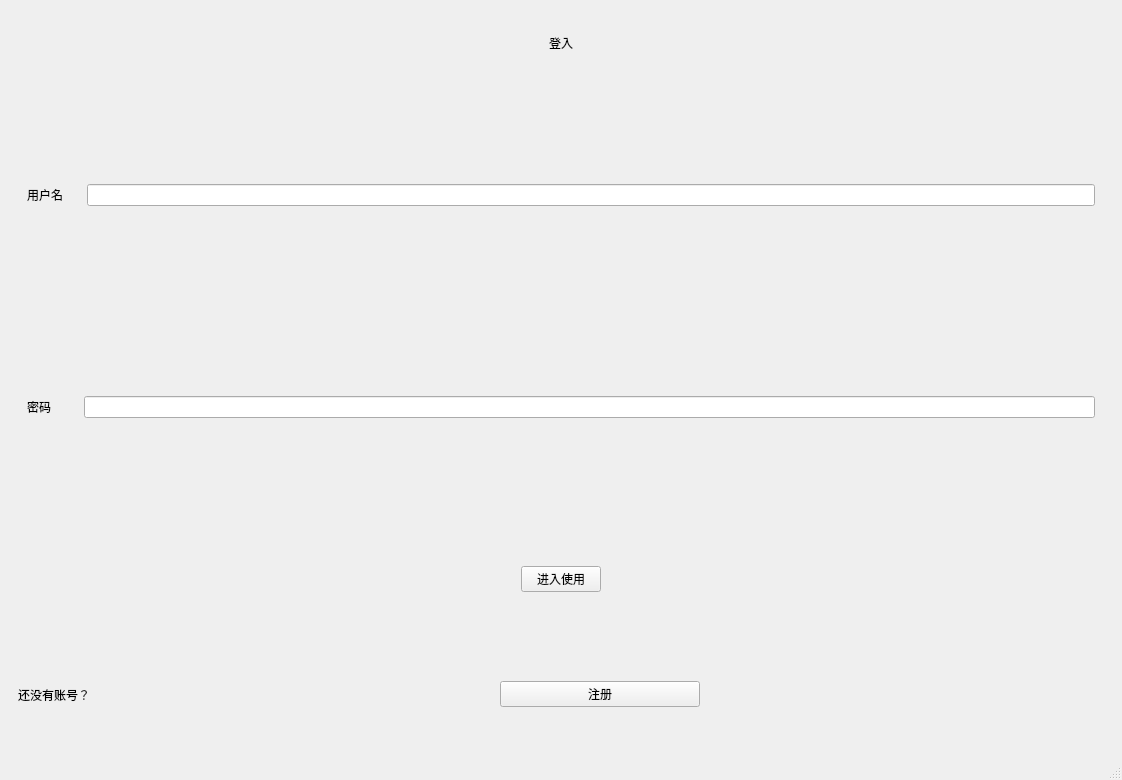
<?xml version="1.0" encoding="UTF-8"?>
<ui version="4.0">
 <class>Login_MainWindow</class>
 <widget class="QMainWindow" name="Login_MainWindow">
  <property name="geometry">
   <rect>
    <x>0</x>
    <y>0</y>
    <width>1122</width>
    <height>780</height>
   </rect>
  </property>
  <property name="sizePolicy">
   <sizepolicy hsizetype="Preferred" vsizetype="Preferred">
    <horstretch>0</horstretch>
    <verstretch>1</verstretch>
   </sizepolicy>
  </property>
  <property name="windowTitle">
   <string>MainWindow</string>
  </property>
  <widget class="QWidget" name="centralwidget">
   <layout class="QGridLayout" name="gridLayout">
    <item row="0" column="0">
     <layout class="QVBoxLayout" name="verticalLayout">
      <item>
       <widget class="QWidget" name="widget" native="true">
        <layout class="QHBoxLayout" name="horizontalLayout_6">
         <item>
          <widget class="QLabel" name="label_5">
           <property name="sizePolicy">
            <sizepolicy hsizetype="Preferred" vsizetype="Preferred">
             <horstretch>0</horstretch>
             <verstretch>1</verstretch>
            </sizepolicy>
           </property>
           <property name="minimumSize">
            <size>
             <width>50</width>
             <height>50</height>
            </size>
           </property>
           <property name="text">
            <string>登入</string>
           </property>
           <property name="alignment">
            <set>Qt::AlignCenter</set>
           </property>
          </widget>
         </item>
        </layout>
       </widget>
      </item>
      <item>
       <widget class="QWidget" name="widget_5" native="true">
        <property name="sizePolicy">
         <sizepolicy hsizetype="Preferred" vsizetype="Preferred">
          <horstretch>0</horstretch>
          <verstretch>4</verstretch>
         </sizepolicy>
        </property>
        <layout class="QHBoxLayout" name="horizontalLayout_12">
         <item>
          <layout class="QVBoxLayout" name="verticalLayout_2">
           <item>
            <layout class="QHBoxLayout" name="horizontalLayout_10">
             <item>
              <widget class="QWidget" name="widget_2" native="true">
               <property name="sizePolicy">
                <sizepolicy hsizetype="Preferred" vsizetype="Preferred">
                 <horstretch>1</horstretch>
                 <verstretch>0</verstretch>
                </sizepolicy>
               </property>
               <layout class="QHBoxLayout" name="horizontalLayout_5">
                <item>
                 <widget class="QLabel" name="label">
                  <property name="sizePolicy">
                   <sizepolicy hsizetype="Expanding" vsizetype="Preferred">
                    <horstretch>1</horstretch>
                    <verstretch>0</verstretch>
                   </sizepolicy>
                  </property>
                  <property name="text">
                   <string>用户名</string>
                  </property>
                 </widget>
                </item>
               </layout>
              </widget>
             </item>
             <item>
              <widget class="QWidget" name="widget_8" native="true">
               <property name="sizePolicy">
                <sizepolicy hsizetype="Preferred" vsizetype="Preferred">
                 <horstretch>20</horstretch>
                 <verstretch>0</verstretch>
                </sizepolicy>
               </property>
               <layout class="QHBoxLayout" name="horizontalLayout_7">
                <item>
                 <widget class="QLineEdit" name="lineEdit_2">
                  <property name="sizePolicy">
                   <sizepolicy hsizetype="Expanding" vsizetype="Fixed">
                    <horstretch>0</horstretch>
                    <verstretch>0</verstretch>
                   </sizepolicy>
                  </property>
                  <property name="maximumSize">
                   <size>
                    <width>15611561</width>
                    <height>16777215</height>
                   </size>
                  </property>
                 </widget>
                </item>
               </layout>
              </widget>
             </item>
            </layout>
           </item>
           <item>
            <layout class="QHBoxLayout" name="horizontalLayout_11">
             <item>
              <widget class="QWidget" name="widget_7" native="true">
               <property name="sizePolicy">
                <sizepolicy hsizetype="Preferred" vsizetype="Preferred">
                 <horstretch>1</horstretch>
                 <verstretch>0</verstretch>
                </sizepolicy>
               </property>
               <layout class="QHBoxLayout" name="horizontalLayout_9">
                <item>
                 <widget class="QLabel" name="label_2">
                  <property name="text">
                   <string>密码</string>
                  </property>
                 </widget>
                </item>
               </layout>
              </widget>
             </item>
             <item>
              <widget class="QWidget" name="widget_6" native="true">
               <property name="sizePolicy">
                <sizepolicy hsizetype="Preferred" vsizetype="Preferred">
                 <horstretch>20</horstretch>
                 <verstretch>0</verstretch>
                </sizepolicy>
               </property>
               <layout class="QHBoxLayout" name="horizontalLayout_8">
                <item>
                 <widget class="QLineEdit" name="lineEdit">
                  <property name="sizePolicy">
                   <sizepolicy hsizetype="Expanding" vsizetype="Fixed">
                    <horstretch>8</horstretch>
                    <verstretch>0</verstretch>
                   </sizepolicy>
                  </property>
                  <property name="maximumSize">
                   <size>
                    <width>6156156</width>
                    <height>16777215</height>
                   </size>
                  </property>
                 </widget>
                </item>
               </layout>
              </widget>
             </item>
            </layout>
           </item>
          </layout>
         </item>
        </layout>
       </widget>
      </item>
      <item>
       <widget class="QWidget" name="widget_3" native="true">
        <property name="sizePolicy">
         <sizepolicy hsizetype="Preferred" vsizetype="Preferred">
          <horstretch>0</horstretch>
          <verstretch>1</verstretch>
         </sizepolicy>
        </property>
        <layout class="QHBoxLayout" name="horizontalLayout_4">
         <item>
          <layout class="QHBoxLayout" name="horizontalLayout">
           <item>
            <spacer name="horizontalSpacer">
             <property name="orientation">
              <enum>Qt::Horizontal</enum>
             </property>
             <property name="sizeHint" stdset="0">
              <size>
               <width>98</width>
               <height>20</height>
              </size>
             </property>
            </spacer>
           </item>
           <item>
            <widget class="QPushButton" name="pushButton">
             <property name="text">
              <string>进入使用</string>
             </property>
            </widget>
           </item>
           <item>
            <spacer name="horizontalSpacer_2">
             <property name="orientation">
              <enum>Qt::Horizontal</enum>
             </property>
             <property name="sizeHint" stdset="0">
              <size>
               <width>98</width>
               <height>20</height>
              </size>
             </property>
            </spacer>
           </item>
          </layout>
         </item>
        </layout>
       </widget>
      </item>
      <item>
       <widget class="QWidget" name="widget_4" native="true">
        <property name="sizePolicy">
         <sizepolicy hsizetype="Preferred" vsizetype="Preferred">
          <horstretch>0</horstretch>
          <verstretch>1</verstretch>
         </sizepolicy>
        </property>
        <layout class="QHBoxLayout" name="horizontalLayout_3">
         <item>
          <layout class="QHBoxLayout" name="horizontalLayout_2">
           <item>
            <widget class="QLabel" name="label_6">
             <property name="text">
              <string>还没有账号？</string>
             </property>
            </widget>
           </item>
           <item>
            <spacer name="horizontalSpacer_3">
             <property name="orientation">
              <enum>Qt::Horizontal</enum>
             </property>
             <property name="sizeHint" stdset="0">
              <size>
               <width>40</width>
               <height>20</height>
              </size>
             </property>
            </spacer>
           </item>
           <item>
            <widget class="QPushButton" name="btn_SignUp">
             <property name="sizePolicy">
              <sizepolicy hsizetype="Minimum" vsizetype="Fixed">
               <horstretch>3</horstretch>
               <verstretch>0</verstretch>
              </sizepolicy>
             </property>
             <property name="maximumSize">
              <size>
               <width>200</width>
               <height>16777215</height>
              </size>
             </property>
             <property name="text">
              <string>注册</string>
             </property>
            </widget>
           </item>
           <item>
            <spacer name="horizontalSpacer_4">
             <property name="orientation">
              <enum>Qt::Horizontal</enum>
             </property>
             <property name="sizeHint" stdset="0">
              <size>
               <width>40</width>
               <height>20</height>
              </size>
             </property>
            </spacer>
           </item>
          </layout>
         </item>
        </layout>
       </widget>
      </item>
     </layout>
    </item>
   </layout>
  </widget>
  <widget class="QMenuBar" name="menubar">
   <property name="geometry">
    <rect>
     <x>0</x>
     <y>0</y>
     <width>1122</width>
     <height>23</height>
    </rect>
   </property>
  </widget>
  <widget class="QStatusBar" name="statusbar"/>
 </widget>
 <resources/>
 <connections/>
</ui>
